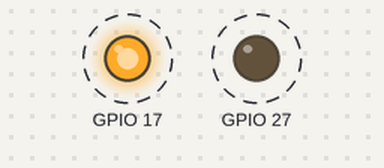
Recording of a program running on a simulated Raspberry Pi (BCM pin numbers). Shown: output pins drawn as LEDs (lit = HIGH). Dashed ring = blinking. What the program prints to the terminal is not drawn. At 30.0 s the program stops and its outputs stay as they are.

Above: at 0.5 s.
Timing chart, 0 to 4.6 s (numbered marks = the images above):
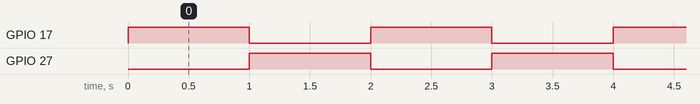

The program:

blink.py
```python
import RPi.GPIO as GPIO
import time
GPIO.setmode(GPIO.BCM)
GPIO.setup(17, GPIO.OUT) ## GPIO 17 como salida
GPIO.setup(27, GPIO.OUT) ## GPIO 27 como salida

def blink():
        print "Ejecucion iniciada..."
        iteracion = 0
        while iteracion < 30: ## Segundos que durara la funcion
                GPIO.output(17, True) ## Enciendo el 17
                GPIO.output(27, False) ## Apago el 27
                time.sleep(1) ## Esperamos 1 segundo
                GPIO.output(17, False) ## Apago el 17
                GPIO.output(27, True) ## Enciendo el 27
                time.sleep(1) ## Esperamos 1 segundo
                iteracion = iteracion + 2 ## Sumo 2 porque he hecho dos parpadeos
        print "Ejecucion finalizada"
        GPIO.cleanup() ## Hago una limpieza de los GPIO

blink() ## Hago la llamada a la funcion blink
```

Measured:
- by itself, GPIO 17: alternates HIGH for 1.0 s and LOW for 1.0 s, 30 changes in all, then stays LOW
- by itself, GPIO 27: alternates HIGH for 1.0 s and LOW for 1.0 s
